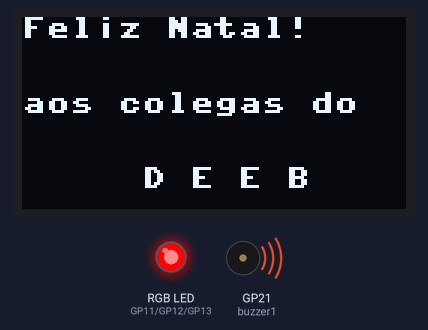
This program was run on a simulated Raspberry Pi Pico running MicroPython. Parts: 128×64 one-colour display, an RGB LED mixed from three pins (HIGH = lit), buzzer (waves = sounding). Dim RGB values are drawn brighter than linear; what the program prints to the serial console is not drawn.

Above: at 0.25 s.
At 2.9 s:
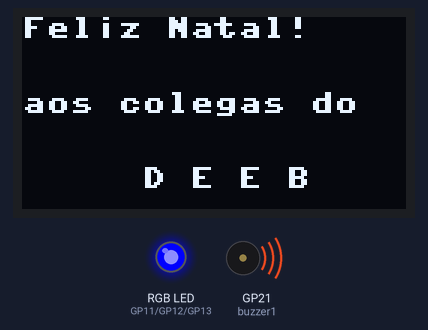
At 10.3 s:
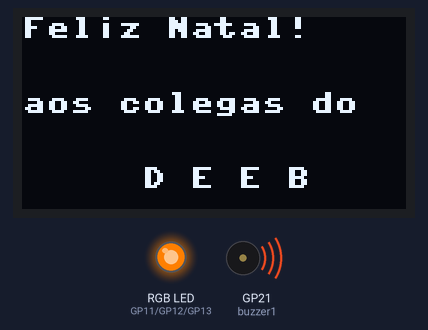
At 16.91 s:
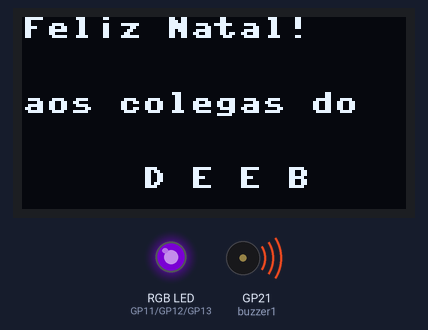
At 22.2 s:
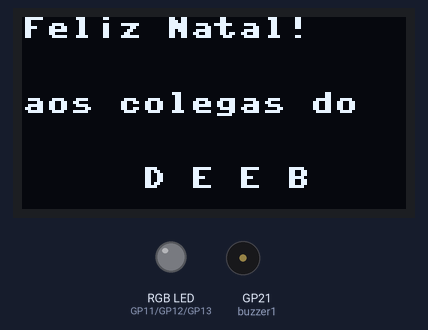
At 39.44 s:
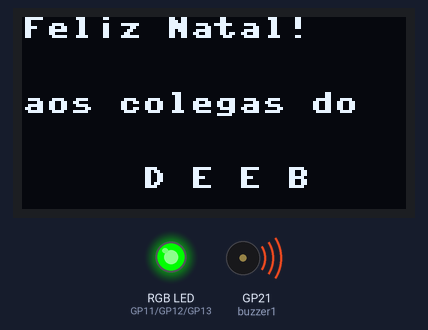
Timing chart, 0 to 40.0 s (numbered marks = the images above):
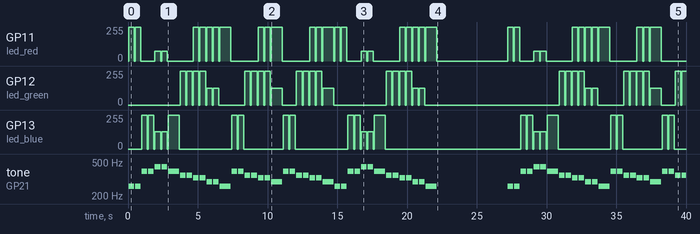

The program:

Menasagem_de_Natal_A1.py
```python
from machine import Pin, SoftI2C
from ssd1306 import SSD1306_I2C
from machine import Pin, PWM
import time


# Define os pinos dos Buzzers
buzzer1 = PWM(Pin(21))
buzzer2 = PWM(Pin(4))


# Conecte o LED RGB aos pinos GP13, GP12 e GP14
led_red = PWM(Pin(11))
led_green = PWM(Pin(12))
led_blue = PWM(Pin(13))

# Configuração OLED
i2c = SoftI2C(scl=Pin(15), sda=Pin(14))
oled = SSD1306_I2C(128, 64, i2c)

# Teste OLED
oled.fill(0)  # Limpar display
oled.text("Feliz Natal!", 0, 0)
oled.text("aos colegas do", 0, 25)
oled.text("     D E E B", 0, 50)
oled.show()


# Define as notas da música
notas = [
    (69, 100),  # C
    (72, 100),  # D
    (74, 100),  # E
    (76, 100),  # F
    (79, 100),  # G
    (81, 100),  # A
    (83, 100),  # B
    (76, 100),  # F
    (79, 100),  # G
    (81, 100),  # A
    (79, 100),  # G
    (76, 100),  # F
    (72, 100),  # D
    (69, 100),  # C
    (69, 100),  # C
    (72, 100),  # D
    (74, 100),  # E
    (76, 100),  # F
    (79, 100),  # G
    (81, 100),  # A
    (83, 100),  # B
    (76, 100),  # F
    (79, 100),  # G
    (81, 100),  # A
    (79, 100),  # G
    (76, 100),  # F
    (72, 100),  # D
    (69, 100),  # C
    (69, 100),  # C
    (72, 100),  # D
    (74, 100),  # E
    (76, 100),  # F
    (79, 100),  # G
    (81, 100),  # A
    (83, 100),  # B
    (76, 100),  # F
    (79, 100),  # G
    (81, 100),  # A
    (79, 100),  # G
    (76, 100),  # F
    (72, 100),  # D
    (69, 100),  # C
]


# programa funcional


# Frequências das notas musicais
notas = {
    'C4': {'freq': 261, 'cor': (255, 0, 0)},
    'D4': {'freq': 294, 'cor': (255, 127, 0)},
    'E4': {'freq': 329, 'cor': (255, 255, 0)},
    'F4': {'freq': 349, 'cor': (0, 255, 0)},
    'G4': {'freq': 392, 'cor': (0, 0, 255)},
    'A4': {'freq': 440, 'cor': (75, 0, 130)},
    'B4': {'freq': 494, 'cor': (143, 0, 255)},
    'C5': {'freq': 523, 'cor': (255, 0, 255)},
    'PAUSA': {'freq': 0, 'cor': (0, 0, 0)}
}

# Música "Brilha, Brilha, Estrelinha"
musica = [
    ('C4', 1), ('C4', 1), ('G4', 1), ('G4', 1), ('A4', 1), ('A4', 1), ('G4', 2),
    ('F4', 1), ('F4', 1), ('E4', 1), ('E4', 1), ('D4', 1), ('D4', 1), ('C4', 2),
    ('G4', 1), ('G4', 1), ('F4', 1), ('F4', 1), ('E4', 1), ('E4', 1), ('D4', 2),
    ('G4', 1), ('G4', 1), ('F4', 1), ('F4', 1), ('E4', 1), ('E4', 1), ('D4', 2),
    ('C4', 1), ('C4', 1), ('G4', 1), ('G4', 1), ('A4', 1), ('A4', 1), ('G4', 2),
    ('F4', 1), ('F4', 1), ('E4', 1), ('E4', 1), ('D4', 1), ('D4', 1), ('C4', 2),
]

def tocar_musica():
    for nota, duracao in musica:
        freq = notas[nota]['freq']
        cor = notas[nota]['cor']
        buzzer1.freq(freq)
        buzzer1.duty_u16(32768 if freq > 0 else 0)
        led_red.duty_u16(cor[0]*254)
        led_green.duty_u16(cor[1]*254)
        led_blue.duty_u16(cor[2]*254)
        time.sleep_ms(400 * duracao)
        buzzer1.duty_u16(0)
        led_red.duty_u16(0)
        led_green.duty_u16(0)
        led_blue.duty_u16(0)
        time.sleep_ms(70)

        # esse comando mostra o valor do Duth Cycle do LED RGB
        print(cor[0]*254)
        print(cor[1]*254)
        print(cor[2]*254)
        print()


while True:
    tocar_musica()
    time.sleep(5)
```

Measured:
- by itself, tone on GP21 (buzzer1): plays 261 Hz for 0.40 s, 261 Hz for 0.40 s, 392 Hz for 0.40 s, 392 Hz for 0.40 s, 440 Hz for 0.40 s, 440 Hz for 0.40 s … (67 notes in this stretch)
